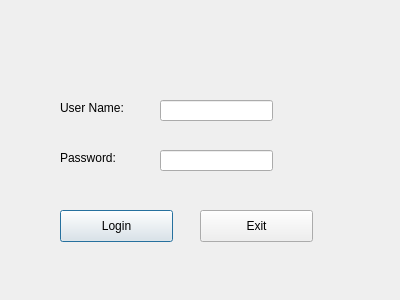
<?xml version="1.0" encoding="UTF-8"?>
<ui version="4.0">
 <class>loginDlg</class>
 <widget class="QDialog" name="loginDlg">
  <property name="geometry">
   <rect>
    <x>0</x>
    <y>0</y>
    <width>400</width>
    <height>300</height>
   </rect>
  </property>
  <property name="windowTitle">
   <string>Dialog</string>
  </property>
  <widget class="QLabel" name="usrLabel">
   <property name="geometry">
    <rect>
     <x>60</x>
     <y>100</y>
     <width>81</width>
     <height>16</height>
    </rect>
   </property>
   <property name="text">
    <string>User Name:</string>
   </property>
  </widget>
  <widget class="QLabel" name="pwdLabel">
   <property name="geometry">
    <rect>
     <x>60</x>
     <y>150</y>
     <width>60</width>
     <height>16</height>
    </rect>
   </property>
   <property name="text">
    <string>Password:</string>
   </property>
  </widget>
  <widget class="QLineEdit" name="usrLineEdit">
   <property name="geometry">
    <rect>
     <x>160</x>
     <y>100</y>
     <width>113</width>
     <height>21</height>
    </rect>
   </property>
  </widget>
  <widget class="QLineEdit" name="pwdLineEdit">
   <property name="geometry">
    <rect>
     <x>160</x>
     <y>150</y>
     <width>113</width>
     <height>21</height>
    </rect>
   </property>
  </widget>
  <widget class="QPushButton" name="loginBtn">
   <property name="geometry">
    <rect>
     <x>60</x>
     <y>210</y>
     <width>113</width>
     <height>32</height>
    </rect>
   </property>
   <property name="text">
    <string>Login</string>
   </property>
  </widget>
  <widget class="QPushButton" name="exitBtn">
   <property name="geometry">
    <rect>
     <x>200</x>
     <y>210</y>
     <width>113</width>
     <height>32</height>
    </rect>
   </property>
   <property name="text">
    <string>Exit</string>
   </property>
  </widget>
 </widget>
 <resources/>
 <connections>
  <connection>
   <sender>exitBtn</sender>
   <signal>clicked()</signal>
   <receiver>loginDlg</receiver>
   <slot>close()</slot>
   <hints>
    <hint type="sourcelabel">
     <x>256</x>
     <y>225</y>
    </hint>
    <hint type="destinationlabel">
     <x>199</x>
     <y>149</y>
    </hint>
   </hints>
  </connection>
 </connections>
</ui>
